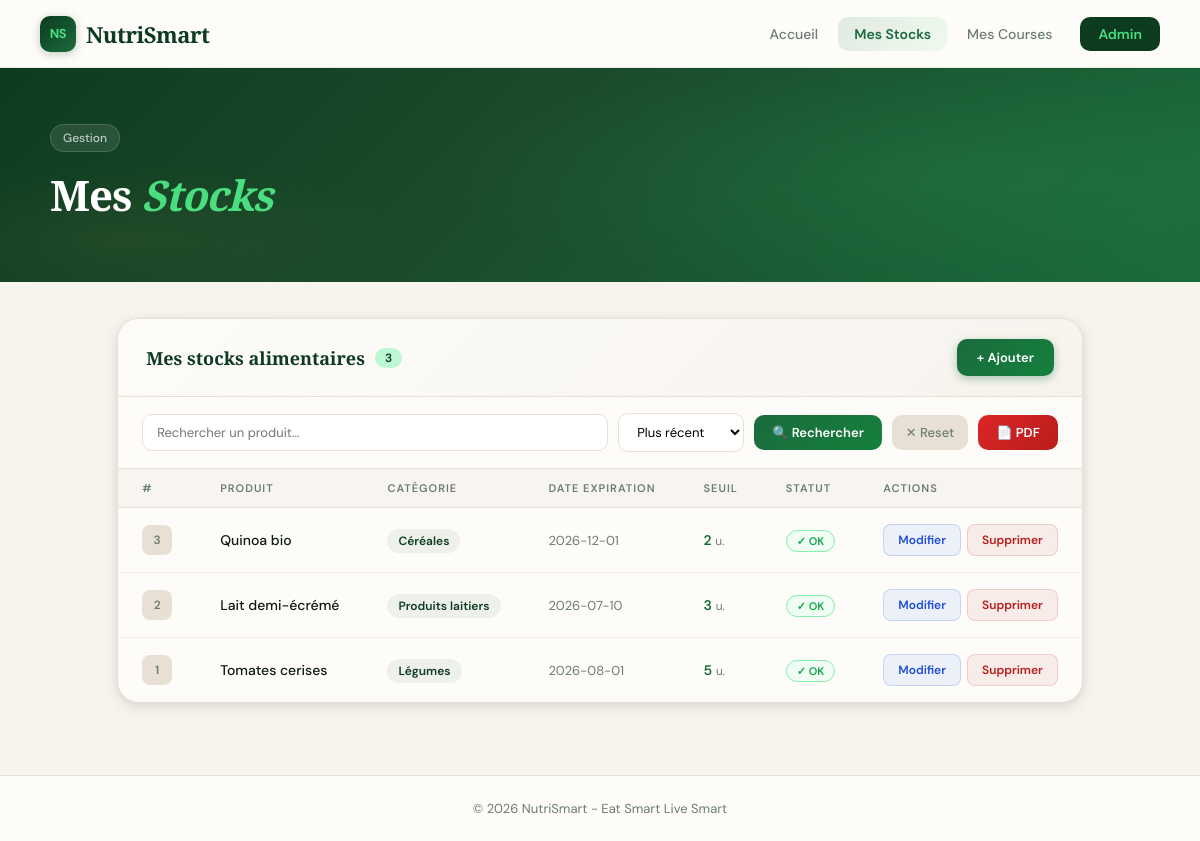
Screenshot of /index.php?page=stock with the database file from the repository.
### tables this page shows
CREATE TABLE `stock` (
  `id`              INT(11)      NOT NULL AUTO_INCREMENT,
  `type`            VARCHAR(50)  NOT NULL,
  `produits`        VARCHAR(255) NOT NULL,
  `date_expiration` DATE         NOT NULL,
  `seuil_minimum`   FLOAT        NOT NULL DEFAULT 0,
  PRIMARY KEY (`id`)
);

### View/BackOffice/stock/list.php (the view, shortened to what this page needs)
<div class="card">
  <div class="card-header">
    <h2>
      Mes stocks alimentaires
      <span class="count-badge"><?= $total ?></span>
    </h2>
    <a href="<?= $retourAdd ?>" class="btn btn-vert">+ Ajouter</a>
  </div>
  <form method="GET" action="index.php"
        style="display:flex;align-items:center;gap:10px;padding:16px 24px;border-bottom:1px solid var(--sand);flex-wrap:wrap;">
    <input type="text" name="search" value="<?= htmlspecialchars($search??'',ENT_QUOTES) ?>"
           placeholder="Rechercher un produit..."
           style="padding:9px 14px;border:1.5px solid var(--sand);border-radius:10px;font-size:13px;flex:1;min-width:180px;outline:none;font-family:'DM Sans',sans-serif;"
           onfocus="this.style.borderColor='var(--green)'" onblur="this.style.borderColor='var(--sand)'"/>
    <select name="sort" style="padding:9px 14px;border:1.5px solid var(--sand);border-radius:10px;font-size:13px;font-family:'DM Sans',sans-serif;outline:none;background:var(--white);">
      <option value="id_desc"  <?= ($sort??'id_desc')==='id_desc'  ?'selected':'' ?>>Plus récent</option>
    </select>
    <button type="submit" style="padding:9px 18px;background:linear-gradient(135deg,var(--green),#15803d);color:#fff;border:none;border-radius:10px;font-size:13px;font-weight:600;cursor:pointer;font-family:'DM Sans',sans-serif;">🔍 Rechercher</button>
    <a href="index.php?page=stock<?= $space==='back'?'&space=back':'' ?>" style="padding:9px 14px;background:var(--sand);color:var(--muted);border-radius:10px;font-size:13px;font-weight:500;text-decoration:none;">✕ Reset</a>
    <a href="index.php?page=stock&action=export_pdf<?= $space==='back'?'&space=back':'' ?>&search=<?= urlencode($search??'') ?>&sort=<?= urlencode($sort??'id_desc') ?>"
       style="padding:9px 18px;background:linear-gradient(135deg,#dc2626,#b91c1c);color:#fff;border-radius:10px;font-size:13px;font-weight:600;text-decoration:none;">📄 PDF</a>
  </form>
  <table>
    <thead>
      <tr>
        <th>#</th><th>Produit</th><th>Catégorie</th><th>Date expiration</th><th>Seuil</th><th>Statut</th><th>Actions</th>
      </tr>
    </thead>
    <tbody>
      <?php if (empty($stocks)): ?>
        <tr><td colspan="7" style="text-align:center;padding:48px;color:var(--muted)">
          <?= !empty($search) ? 'Aucun résultat pour "<strong>'.htmlspecialchars($search).'</strong>".' : 'Aucun stock enregistré.' ?>
        </td></tr>
      <?php else: ?>
        <?php foreach ($stocks as $row):
          $urlUpdate = "index.php?page=stock&action=update&id={$row['id']}" . ($space==='back'?'&space=back':'');
          $urlDelete = "index.php?page=stock&action=delete&id={$row['id']}" . ($space==='back'?'&space=back':'');
          $rowBg = match($row['statut']) { 'expired'=>'background:rgba(220,38,38,.04);', 'warning'=>'background:rgba(245,158,11,.04);', default=>'' };
        ?>
        <tr style="<?= $rowBg ?>">
          <td><span class="row-num"><?= $row['id'] ?></span></td>
          <td style="font-weight:500"><?= htmlspecialchars($row['produits'],ENT_QUOTES,'UTF-8') ?></td>
          <td><span style="background:rgba(13,59,31,.06);color:var(--forest);padding:4px 11px;border-radius:999px;font-size:12px;font-weight:600"><?= htmlspecialchars($row['type'],ENT_QUOTES,'UTF-8') ?></span></td>
          <td><span class="date-text"><?= htmlspecialchars($row['date_expiration'],ENT_QUOTES,'UTF-8') ?></span></td>
          <td><span style="font-weight:600;color:var(--green)"><?= $row['seuil_minimum'] ?></span> <span style="color:var(--muted);font-size:12px">u.</span></td>
          <td>
            <?php if ($row['statut']==='expired'): ?>
              <span style="background:#fef2f2;color:#dc2626;border:1px solid #fca5a5;padding:3px 10px;border-radius:999px;font-size:11px;font-weight:600">⛔ Expiré</span>
            <?php elseif ($row['statut']==='warning'): ?>
              <span style="background:#fffbeb;color:#d97706;border:1px solid #fcd34d;padding:3px 10px;border-radius:999px;font-size:11px;font-weight:600">⚠ Bientôt</span>
            <?php else: ?>
              <span style="background:#f0fdf4;color:#16a34a;border:1px solid #86efac;padding:3px 10px;border-radius:999px;font-size:11px;font-weight:600">✓ OK</span>
            <?php endif; ?>
          </td>
          <td>
            <div class="actions-group">
              <a href="<?= $urlUpdate ?>" class="btn btn-bleu btn-sm">Modifier</a>
              <a href="<?= $urlDelete ?>" class="btn btn-rouge btn-sm" onclick="return confirm('Supprimer ce stock ?')">Supprimer</a>
            </div>
          </td>
        </tr>
        <?php endforeach; ?>
      <?php endif; ?>
    </tbody>
  </table>
</div>

### index.php (shortened to what this page needs)
<?php
require_once BASE . '/config.php';
require_once BASE . '/Controller/StockController.php';
$space  = ($_GET['space'] ?? 'front') === 'back' ? 'back' : 'front';
$page   = $_GET['page'] ?? ($space === 'back' ? 'stock' : 'accueil');
$action = $_GET['action'] ?? 'list';
$id     = isset($_GET['id']) ? (int)$_GET['id'] : 0;
if ($page === 'stock') {
    handleStockRequest($action, $id, $space);
    exit;
}
?>

### config.php (shortened to what this page needs)
<?php
function renderHeader($space, $page)
{
    if ($space === 'back') {
        require BASE . '/View/shared/back_header.php';
    } else {
        require BASE . '/View/shared/front_header.php';
    }
}
function renderFooter($space)
{
    if ($space === 'back') {
        require BASE . '/View/shared/back_footer.php';
    } else {
        require BASE . '/View/shared/front_footer.php';
    }
}
?>

### View/shared/front_header.php (shortened to what this page needs)
<!DOCTYPE html>
<html lang="fr">
<head>
</head>
<body>
<?php $pg = $page ?? ($_GET['page'] ?? 'accueil'); ?>
<nav class="navbar">
  <a href="index.php" class="navbar-logo">
    <div class="ns-badge">NS</div>
    NutriSmart
  </a>
  <div class="navbar-links">
    <a href="index.php" class="<?= $pg === 'accueil' ? 'actif' : '' ?>">
      <span>Accueil</span>
    </a>
    <a href="index.php?page=stock" class="<?= $pg === 'stock' ? 'actif' : '' ?>">
      <span>Mes Stocks</span>
    </a>
    <a href="index.php?page=liste_courses" class="<?= $pg === 'liste_courses' ? 'actif' : '' ?>">
      <span>Mes Courses</span>
    </a>
    <a href="index.php?space=back&page=stock" class="lien-admin">
      Admin
    </a>
  </div>
</nav>

### Controller/StockController.php (shortened to what this page needs)
<?php
function getStocksPagines($search = '', $sort = 'id_desc', $page = 1, $perPage = 6)
{
    $db     = config::getConnexion();
    $offset = ($page - 1) * $perPage;
    $today  = date('Y-m-d');
    $week   = date('Y-m-d', strtotime('+7 days'));
    $order = match($sort) {
        'date_asc'  => 'date_expiration ASC',
        'date_desc' => 'date_expiration DESC',
        'produit'   => 'produits ASC',
        default     => 'id DESC',
    };
    $where = !empty(trim($search)) ? "WHERE produits LIKE :search" : "";
    $sql = "SELECT *,
              CASE
                WHEN date_expiration < '{$today}' THEN 'expired'
                WHEN date_expiration BETWEEN '{$today}' AND '{$week}' THEN 'warning'
                ELSE 'ok'
              END AS statut
            FROM stock {$where}
            ORDER BY {$order}
            LIMIT :limit OFFSET :offset";
    $query = $db->prepare($sql);
    $query->bindValue(':limit',  $perPage, PDO::PARAM_INT);
    $query->bindValue(':offset', $offset,  PDO::PARAM_INT);
    $query->execute();
    return $query->fetchAll();
}
function countStocks($search = '')
{
    $db    = config::getConnexion();
    $where = !empty(trim($search)) ? "WHERE produits LIKE :search" : "";
    $query = $db->prepare("SELECT COUNT(*) AS nb FROM stock {$where}");
    if (!empty(trim($search))) {
        $query->execute(['search' => '%' . trim($search) . '%']);
    } else {
        $query->execute();
    }
    return (int)$query->fetch()['nb'];
}
function handleStockRequest($action, $id, $space)
{
    $search  = trim($_GET['search'] ?? '');
    $sort    = $_GET['sort']  ?? 'id_desc';
    $curPage = max(1, (int)($_GET['p'] ?? 1));
    $perPage = 6;
    $total   = countStocks($search);
    $nbPages = (int)ceil($total / $perPage);
    $curPage = min($curPage, max(1, $nbPages));
    $stocks  = getStocksPagines($search, $sort, $curPage, $perPage);
    $retourAdd = 'index.php?page=stock&action=add' . ($space === 'back' ? '&space=back' : '');
    renderHeader($space, 'stock');
    if ($space === 'front') {
        echo '<div class="hero"><div class="hero-inner"><div class="hero-breadcrumb">Gestion</div><h1>Mes <span>Stocks</span></h1></div></div>';
        echo '<div class="container">';
    }
    require BASE . '/View/BackOffice/stock/list.php';
    if ($space === 'front') echo '</div>';
    renderFooter($space);
}
?>

### View/shared/front_footer.php
<footer>&copy; <?= date('Y') ?> NutriSmart - Eat Smart Live Smart</footer>
</body>
</html>

### rows the page displays
stock: id "3", produits "Quinoa bio", type "Céréales", date_expiration "2026-12-01", seuil_minimum "2"
stock: id "2", produits "Lait demi-écrémé", type "Produits laitiers", date_expiration "2026-07-10", seuil_minimum "3"
stock: id "1", produits "Tomates cerises", type "Légumes", date_expiration "2026-08-01", seuil_minimum "5"

### other values shown
$total "3"
